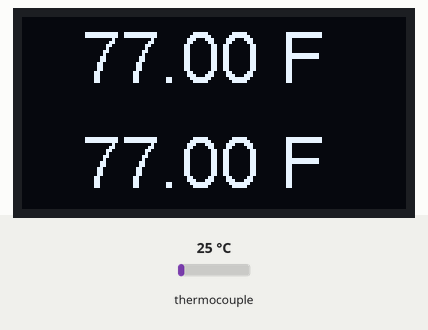
A sketch run on a simulated ESP32. Parts: 128×64 one-colour display. The test bench sets the inputs (shaded band); at power-on: thermocouple 25 °C. What the sketch prints to the serial monitor is not drawn.

Above: at 1.2 s.
1.3 s: thermocouple set to 6 °C
At 2.7 s:
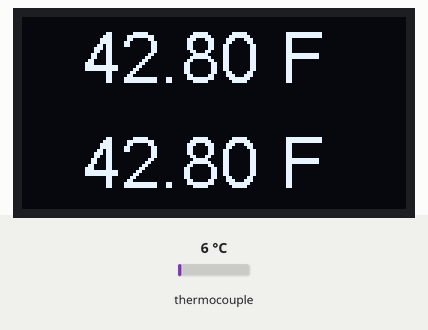
3.6 s: thermocouple set to 75 °C
At 4.4 s:
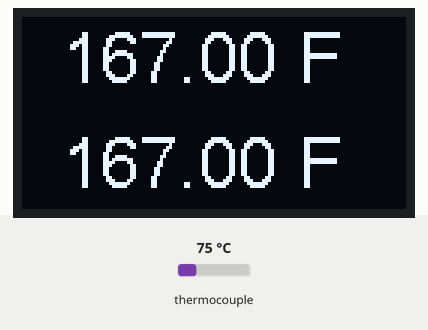
5.6 s: thermocouple set to 150 °C
At 7.4 s:
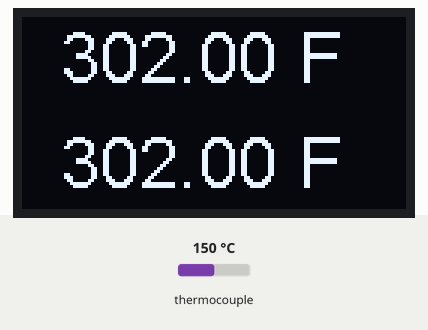
Timing chart, 0 to 8.9 s (numbered marks = the images above; inputs shaded):
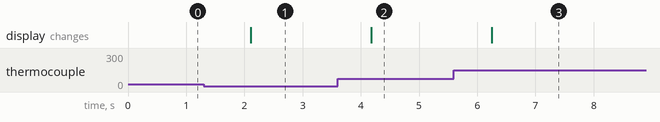

The sketch:

ESP_WROOM_32_096_Adafruit_MAX31865_x2.ino
```cpp
#include <Adafruit_MAX31865.h>

//integrating display
#include "SSD1306.h" // alias for `#include "SSD1306Wire.h"'
//integrating display

// Use software SPI: CS, DI, DO, CLK
Adafruit_MAX31865 thermo1 = Adafruit_MAX31865(15, 13, 12, 14);
Adafruit_MAX31865 thermo2 = Adafruit_MAX31865(2, 13, 12, 14);
// use hardware SPI, just pass in the CS pin
//Adafruit_MAX31865 thermo = Adafruit_MAX31865(10);

// The value of the Rref resistor. Use 430.0 for PT100 and 4300.0 for PT1000
#define RREF      4300.0
// The 'nominal' 0-degrees-C resistance of the sensor
// 100.0 for PT100, 1000.0 for PT1000
#define RNOMINAL  1000.0

//integrating display
SSD1306  display(0x3c, 5, 4);
//integrating display

void setup() {
  Serial.begin(115200);
  Serial.println("Adafruit MAX31865 PT100 Sensor Test!");

  thermo1.begin(MAX31865_3WIRE);  // set to 2WIRE or 4WIRE as necessary
  thermo2.begin(MAX31865_3WIRE);  // set to 2WIRE or 4WIRE as necessary
  //integrating display
  display.init();
  display.flipScreenVertically();
  display.setFont(ArialMT_Plain_24);
  //integrating display
}


void loop() {
  uint16_t rtd1 = thermo1.readRTD();
  uint16_t rtd2 = thermo2.readRTD();

  //integrating display
  //delay(1000);
  display.clear();
  //integrating display

  Serial.print("RTD1 value: "); Serial.println(rtd1);
  Serial.print("RTD2 value: "); Serial.println(rtd2);

  float ratio1 = rtd1;
  float ratio2 = rtd2;

  ratio1 /= 32768;
  ratio2 /= 32768;

  Serial.print("Ratio1 = "); Serial.println(ratio1,8);
  Serial.print("Ratio2 = "); Serial.println(ratio2,8);

  Serial.print("Resistance1 = "); Serial.println(RREF*ratio1,8);
  Serial.print("Resistance2 = "); Serial.println(RREF*ratio2,8);

  float temperature1 = thermo1.temperature(RNOMINAL, RREF);
  float temperature2 = thermo2.temperature(RNOMINAL, RREF);

  temperature1 = (temperature1 * 1.8) + 32;
  temperature2 = (temperature2 * 1.8) + 32;

  //Serial.print("Temperature = "); Serial.println(thermo.temperature(RNOMINAL, RREF));
  Serial.print("Temperature1 = "); Serial.println(temperature1);
  Serial.print("Temperature2 = "); Serial.println(temperature2);

  display.setColor(WHITE);
  display.setTextAlignment(TEXT_ALIGN_CENTER);
  //display.drawString(64, 15, String(temperature1));
  display.drawString(60, 0, String(temperature1) + " F"); // " \xB0""C. Humidity: "
  display.drawString(60, 35, String(temperature2) + " F");
  display.setFont(ArialMT_Plain_24);

  display.display();

  delay(10);

  // Check and print any faults
  uint8_t fault1 = thermo1.readFault();
  if (fault1) {
    Serial.print("Fault 0x"); Serial.println(fault1, HEX);
    if (fault1 & MAX31865_FAULT_HIGHTHRESH) {
      Serial.println("1RTD High Threshold");
    }
    if (fault1 & MAX31865_FAULT_LOWTHRESH) {
      Serial.println("1RTD Low Threshold");
    }
    if (fault1 & MAX31865_FAULT_REFINLOW) {
      Serial.println("1REFIN- > 0.85 x Bias");
    }
    if (fault1 & MAX31865_FAULT_REFINHIGH) {
      Serial.println("1REFIN- < 0.85 x Bias - FORCE- open");
    }
    if (fault1 & MAX31865_FAULT_RTDINLOW) {
      Serial.println("1RTDIN- < 0.85 x Bias - FORCE- open");
    }
    if (fault1 & MAX31865_FAULT_OVUV) {
      Serial.println("1Under/Over voltage");
    }
    thermo1.clearFault();
  }

    uint8_t fault2 = thermo2.readFault();
  if (fault2) {
    Serial.print("Fault 0x"); Serial.println(fault2, HEX);
    if (fault2 & MAX31865_FAULT_HIGHTHRESH) {
      Serial.println("2RTD High Threshold");
    }
    if (fault2 & MAX31865_FAULT_LOWTHRESH) {
      Serial.println("2RTD Low Threshold");
    }
    if (fault2 & MAX31865_FAULT_REFINLOW) {
      Serial.println("2REFIN- > 0.85 x Bias");
    }
    if (fault2 & MAX31865_FAULT_REFINHIGH) {
      Serial.println("2REFIN- < 0.85 x Bias - FORCE- open");
    }
    if (fault2 & MAX31865_FAULT_RTDINLOW) {
      Serial.println("2RTDIN- < 0.85 x Bias - FORCE- open");
    }
    if (fault2 & MAX31865_FAULT_OVUV) {
      Serial.println("2Under/Over voltage");
    }
    thermo2.clearFault();
  }
  Serial.println();
  delay(1000);
}
```

Measured:
- after the input at 1.3 s, the display: changes after 0.81 s (image 1)
- after the input at 3.6 s, the display: changes after 0.58 s (image 2)
- after the input at 5.6 s, the display: changes after 0.65 s (image 3)
